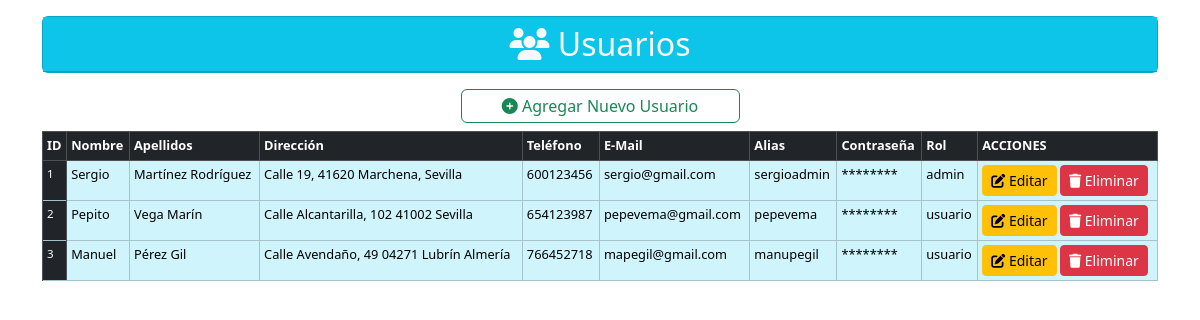
The page /assets/models/usuarios/usuarios.php on the database as committed earlier.
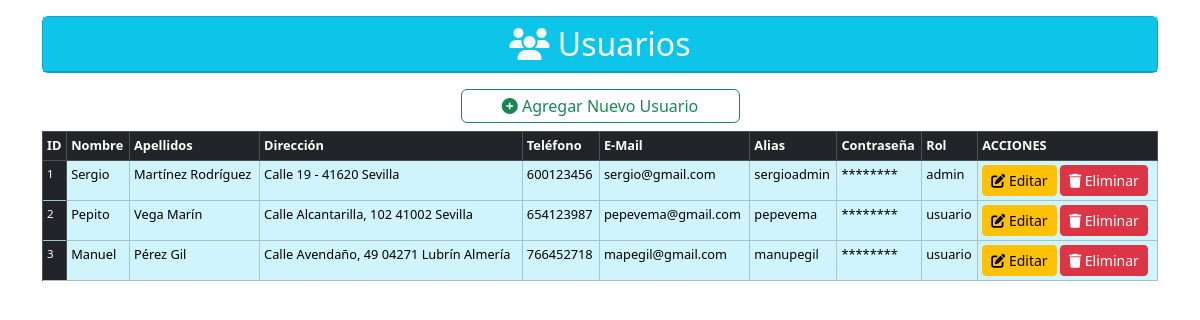
The same page on the database as committed later.
### tables this page shows
CREATE TABLE `usuarios` (
  `idUsuario` int(11) NOT NULL,
  `usuario` varchar(50) NOT NULL,
  `password` varchar(100) NOT NULL,
  `nombre` varchar(50) DEFAULT NULL,
  `apellidos` varchar(100) DEFAULT NULL,
  `direccion` varchar(100) DEFAULT NULL,
  `telefono` varchar(9) DEFAULT NULL,
  `email` varchar(50) DEFAULT NULL,
  `idRol` int(5) NOT NULL
);

CREATE TABLE `rol` (
  `idRol` int(2) NOT NULL,
  `rol` varchar(50) DEFAULT NULL
);

### assets/models/usuarios/usuarios.php (the view, shortened to what this page needs)
<?php
require '../../config/conexion.php';
$consultaUsuario = $conexionbd->prepare("SELECT usuarios.idUsuario, usuarios.nombre, usuarios.apellidos, usuarios.direccion, usuarios.telefono, usuarios.email, usuarios.usuario, usuarios.password, rol.rol AS rol
    FROM usuarios INNER JOIN rol ON usuarios.idRol = rol.idRol
");
$consultaUsuario->execute();
function ocultarPassword($password)
{
    return str_repeat('*', 8);
}
?>
<!DOCTYPE html>
<html lang="es">
<head>
    <link rel="stylesheet" href="/proyectoWT/assets/css/bootstrap.min.css">
    <link rel="stylesheet" href="/proyectoWT/assets/css/all.min.css">
</head>
<body>
    <div class="container py-3">
        <div class="card text-bg-info mb-3">
            <span class="placeholder-wave col-12 placeholder-lg bg-info">
                <h2 class="card-header text-center text-light"><i class="fa-solid fa-users"></i></i> Usuarios</h2>
            </span>
        </div>
        <div class="d-grid col-3 mx-auto">
            <a href="#" class="btn btn-outline-success p-1" data-bs-toggle="modal" data-bs-target="#nuevoUsuarioModal"><i class="fa-solid fa-circle-plus"></i> Agregar Nuevo Usuario</a>
        </div>
        <div class="table-responsive-sm">
            <table class="table table-sm table-over table-bordered mt-2" style="font-size: 0.8em;">
                <thead class="table-dark">
                    <tr>
                        <th>ID</th>
                        <th>Nombre</th>
                        <th>Apellidos</th>
                        <th>Dirección</th>
                        <th>Teléfono</th>
                        <th>E-Mail</th>
                        <th>Alias</th>
                        <th>Contraseña</th>
                        <th>Rol</th>
                        <th>ACCIONES</th>
                    </tr>
                </thead>
                <tbody class="table-info">
                    <?php
                    while ($registro = $consultaUsuario->fetch(PDO::FETCH_ASSOC)) {
                        echo "<tr>
                            <td class='table-dark' style='font-size: 0.9em;'>{$registro['idUsuario']}</td>
                            <td >{$registro['nombre']}</td>
                            <td >{$registro['apellidos']}</td>
                            <td >{$registro['direccion']}</td>
                            <td >{$registro['telefono']}</td>
                            <td >{$registro['email']}</td>
                            <td >{$registro['usuario']}</td>
                            <td >" . ocultarPassword($registro['password']) . "</td>
                            <td >{$registro['rol']}</td>
                            <td>
                                <a href='#' class='btn btn-sm btn-warning' data-bs-toggle='modal'
                                data-bs-target='#editarUsuarioModal' data-bs-id='{$registro['idUsuario']}'> <i class='fa-solid fa-pen-to-square'></i> Editar</a>
                                <a href='#' class='btn btn-sm btn-danger' data-bs-toggle='modal'
                                data-bs-target='#eliminarUsuarioModal' data-bs-id='{$registro['idUsuario']}'> <i class='fa-solid fa-trash'></i> Eliminar</a>
                            </td>
                        <tr>";
                    }
                    ?>
                </tbody>
            </table>
        </div>
    </div>
</body>
</html>

Rows that differ between the two databases and show on the page:
changed usuarios "Sergio": direccion "Calle 19, 41620 Marchena, Sevilla" → "Calle 19 - 41620 Sevilla"
